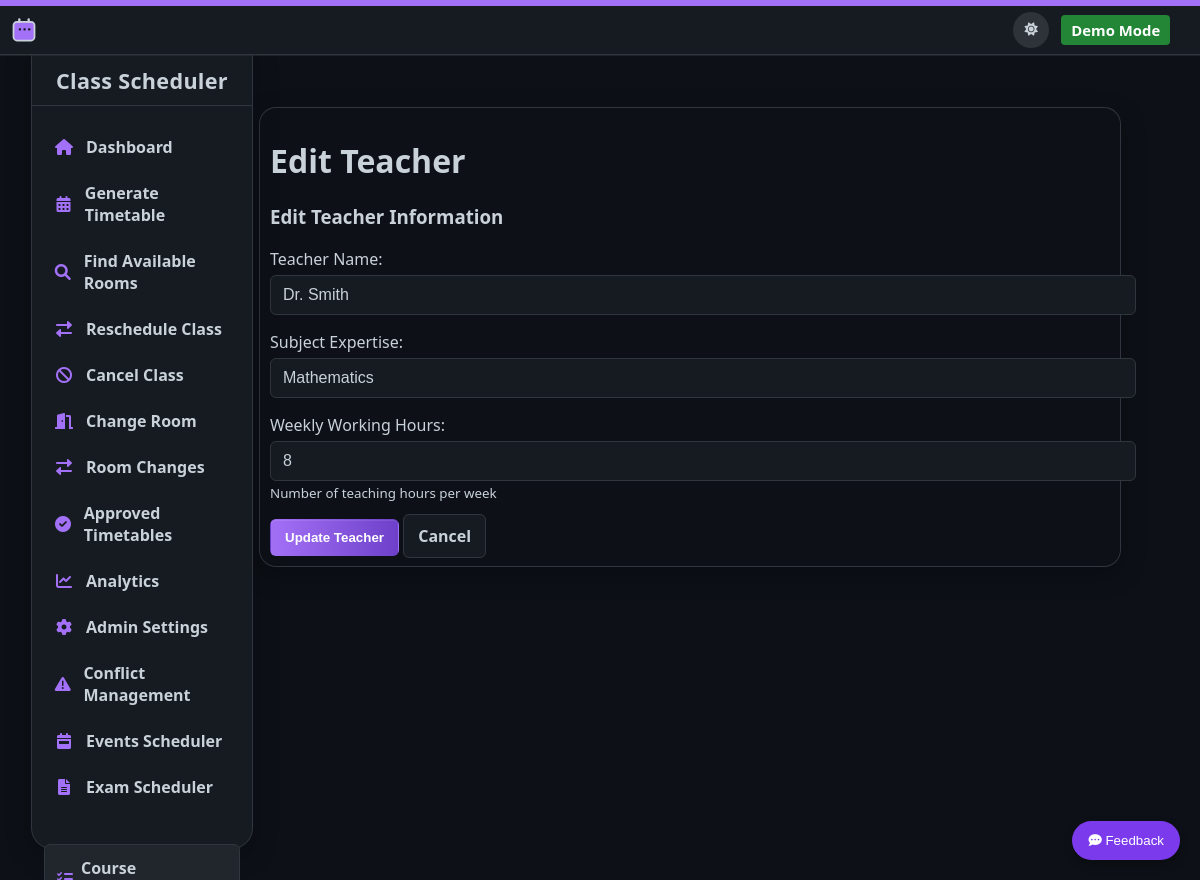
Screenshot of /edit_teacher/1 with the database file from the repository.
### scheduler.py (models this page shows, shortened)
class Teacher(Base):
    __tablename__ = 'teachers'
    id = Column(Integer, primary_key=True)
    name = Column(String, unique=True)
    subject = Column(String)
    weekly_hours = Column(Integer, default=8)

### webapp/app.py (the view, shortened to what this page needs)
@app.route('/edit_teacher/<int:teacher_id>', methods=['GET', 'POST'])
def edit_teacher(teacher_id):
    teacher = session.query(Teacher).get(teacher_id)
    if not teacher:
        flash('Teacher not found.', 'danger')
        return redirect(url_for('teachers'))
    return render_template('edit_teacher.html', teacher=teacher)

### webapp/app.py (called while the page is built)
@app.context_processor
def inject_template_globals():
    context = {}
    if 'user_id' in flask_session:
        user = session.query(User).get(flask_session['user_id'])
        context['current_user'] = user
    else:
        context['current_user'] = None
    context['get_teachers'] = get_teachers
    context['get_courses'] = get_courses
    context['get_classes'] = get_classes
    context['get_classrooms'] = get_classrooms
    context['get_approved_timetables'] = get_approved_timetables
    return context

def get_approved_timetables():
    return session.query(ApprovedTimetable).order_by(
        ApprovedTimetable.is_active.desc(),
        ApprovedTimetable.approved_at.desc()
    ).all()

### webapp/templates/edit_teacher.html
{% extends "layout.html" %}
{% block content %}
<div class="content-section">
    <h1>Edit Teacher</h1>
    <div class="card">
        <div class="card-header">
            <h3>Edit Teacher Information</h3>
        </div>
        <div class="card-body">
            <form method="POST" action="{{ url_for('edit_teacher', teacher_id=teacher.id) }}">
                <div class="form-group">
                    <label for="name">Teacher Name:</label>
                    <input type="text" class="form-control" id="name" name="name" value="{{ teacher.name }}" required>
                </div>
                <div class="form-group">
                    <label for="subject">Subject Expertise:</label>
                    <input type="text" class="form-control" id="subject" name="subject" value="{{ teacher.subject }}" required>
                </div>
                <div class="form-group">
                    <label for="weekly_hours">Weekly Working Hours:</label>
                    <input type="number" class="form-control" id="weekly_hours" name="weekly_hours" min="1" max="40" value="{{ teacher.weekly_hours }}">
                    <small class="text-muted">Number of teaching hours per week</small>
                </div>
                <button type="submit" class="btn gradient-btn">Update Teacher</button>
                <a href="{{ url_for('teachers') }}" class="btn secondary-btn">Cancel</a>
            </form>
        </div>
    </div>
</div>
{% endblock %}

### webapp/static/style.css (style rules this page uses)
input, textarea, select { background: #161b22 !important; color: #c9d1d9 !important; border: 1px solid #30363d !important; }
html, body, .container { background: #0d1117 !important; color: #c9d1d9 !important; }
body { padding-top: 80px !important; }
:root { --bg: #0d1117; --panel: #161b22; --text: #c9d1d9; --text-bright: #e6edf3; --muted: #8b949e; --border: #30363d; --hover: #21262d; --accent: #a371f7; --accent-2: #6e40c9; --course-color-1: #1a7f37; --course-color-2: #5d36b1; --course-color-3: #633c01; --course-color-4: #9e6a03; --course-color-5: #0969da; --course-color-6: #861d76; --course-color-7: #0550ae; --course-color-8: #116329; --course-color-9: #953800; --course-color-10: #3192aa; }
html, body { height: 100%; }
body { background: var(--bg); color: var(--text); font-family: system-ui, -apple-system, Segoe UI, Helvetica, Arial, sans-serif, "Apple Color Emoji", "Segoe UI Emoji"; margin: 0; min-height: 100vh; }
.container input[type="text"], .container input[type="number"], .container input[type="file"], .container input[type="time"], .container input[type="date"] { flex: 1 1 180px; min-width: 120px; padding: 10px 12px; border: 1px solid var(--border); background: var(--panel); color: var(--text); border-radius: 6px; font-size: 1rem; transition: border 0.2s, box-shadow 0.2s; }
.btn.gradient-btn { padding: 10px 14px; border: 1px solid transparent; border-radius: 6px; cursor: pointer; font-weight: 700; color: #fff; background-image: linear-gradient(90deg, var(--accent), var(--accent-2)); box-shadow: 0 1px 0 rgba(240,246,252,.1) inset; }

### webapp/static/approval-system.css (style rules this page uses)
.form-group { margin-bottom: 16px; }
.form-group label { display: block; margin-bottom: 5px; color: var(--text); font-weight: 500; }
.form-group input, .form-group textarea { width: 100%; padding: 8px 12px; border-radius: 4px; border: 1px solid var(--border); background-color: var(--background); color: var(--text); }

### webapp/static/room_changes.css (style rules this page uses)
.secondary-btn { padding: 10px 14px; border: 1px solid var(--border); border-radius: 6px; cursor: pointer; font-weight: 700; color: var(--text); background-color: var(--panel); text-decoration: none; transition: all 0.2s ease; }

### rows the page displays
Teacher: name "Dr. Smith", subject "Mathematics", weekly_hours "8"
